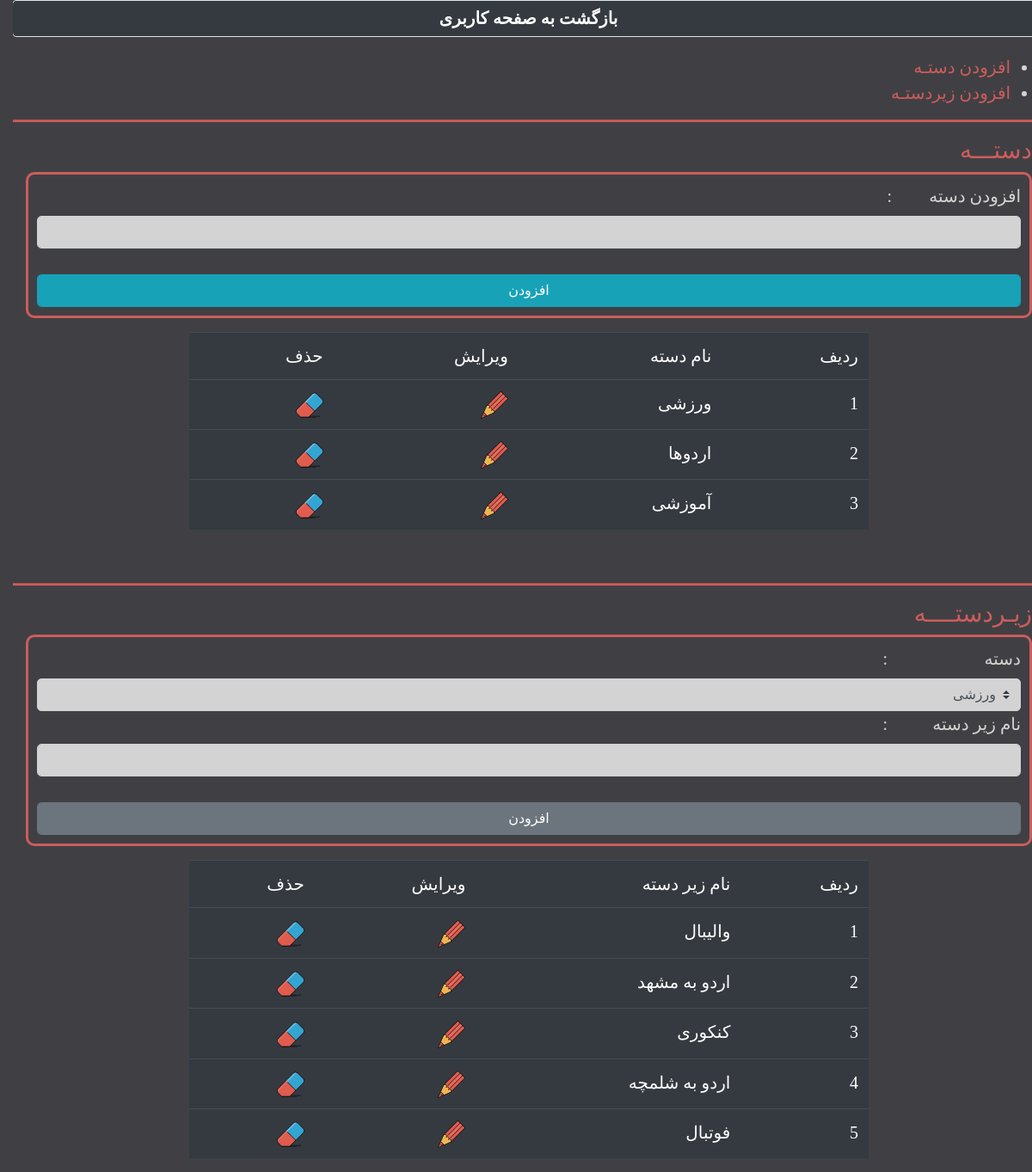
Screenshot of /pages/set.php with the database file from the repository.
### tables this page shows
CREATE TABLE `tblcategory` (
  `cat_id` int(255) NOT NULL,
  `title` varchar(1000) NOT NULL,
  `parent` int(2) NOT NULL
);

### pages/set.php (the view, shortened to what this page needs)
<!doctype html>
<html lang="en">
<head>
    <link href="../css/bootstrap.css" rel="stylesheet">
    <link href="../css/custom.css" rel="stylesheet">
</head>
<body dir="rtl">
<a href="userspanel.php" class="page-link bazgasht" >بازگشت به صفحه کاربری</a>
<ul id="rightalign">
    <li><a class="tag" href="#a">افزودن دستـه</a></li>
    <li><a class="tag" href="#b">افزودن زیردستـه</a></li>
</ul>
<hr id="a">
    <div class="container-fluid">
        <h3 class="h_3">دستـــه</h3>
        <form action="" method="post" id="frm" class="form-group">
            <label>افزودن دسته</label>:<input type="text" id="dokme" class="form-control" name="set_name"><br>
            <input type="submit" value="افزودن" name="sub_set" id="sub" class="btn btn-info form-control">
        </form>
    </div>
<div class="row">
    <div class="col-md-2"></div>
    <div class="col-md-8">
        <table class="table table-dark">
            <tr>
                <td>ردیف</td>
                <td>نام دسته</td>
                <td>ویرایش</td>
                <td>حذف</td>
            </tr>
            <?php
            include '../funcs/connection.php';
            $sql_sel = "SELECT * FROM `tblcategory` where parent='0'";
            $sql_sel_pre = $db->prepare($sql_sel);
            $sql_sel_pre->execute();
            $i = 1;
            while ($row = $sql_sel_pre->fetch(PDO::FETCH_ASSOC)) {
                echo '
        <tr>
        <td>' . $i . '</td>
        <td>' . $row['title'] . '</td>
        <td><a href="edit.php?id='.$row['cat_id'].'&what=set" ><img src="../img/icons/pencil.png"></a></td>
        <td><a href="del.php?id='.$row['cat_id'].'" ><img src="../img/icons/garbage.png"></a></td>
        </tr>';
                $i++;
            }
            ?>
        </table>
    </div>
    <div class="col-md-2"></div>
</div>
<br>
<hr id="b">
    <div class="container-fluid">
        <h3 class="h_3">زیـردستــــه</h3>
        <form action="" method="post" id="frm" class="form-group">
            <label>دسته</label>
            :<select name="setname"  id="dokme" class="form-control custom-select">
                <?php
                include '../funcs/connection.php';
                $sql_parent = "SELECT * FROM `tblcategory` WHERE `parent`='0' ";
                $sql_parent_pre = $db->prepare($sql_parent);
                $sql_parent_pre->execute();
                while ($rows = $sql_parent_pre->fetch(PDO::FETCH_ASSOC)) {
                    echo '
                          <option class="selectsub_parent"  id="'.$rows['cat_id'].'" >
                            '.$rows['title'].'
                          </option>
                        ';
                  }
                ?>
            </select><br>
            <label>نام زیر دسته</label>
            :<input type="text" id="dokme" class="form-control" name="subset_name"><br>
            <input type="submit" value="افزودن" name="sub_subset" id="sub" class="btn btn-secondary form-control">
        </form>
    </div>
<div class="row">
    <div class="col-md-2"></div>
    <div class="col-md-8">
        <table class="table table-dark">
            <tr>
                <td>ردیف</td>
                <td>نام زیر دسته</td>
                <td>ویرایش</td>
                <td>حذف</td>
            </tr>
            <?php
            include '../funcs/connection.php';
            $sqls_sel = "SELECT * FROM `tblcategory` where parent!='0'";
            $sqls_sel_pre = $db->prepare($sqls_sel);
            $sqls_sel_pre->execute();
            $i = 1;
            while ($rowsel = $sqls_sel_pre->fetch(PDO::FETCH_ASSOC)) {
                echo '
        <tr>
        <td>' . $i . '</td>
        <td>' . $rowsel['title'] . '</td>
        <td><a href="edit.php?id='.$rowsel['cat_id'].'&what=sub" ><img src="../img/icons/pencil.png"></a></td>
        <td><a href="del.php?id='.$rowsel['cat_id'].'" ><img src="../img/icons/garbage.png"></a></td>
        </tr>';
                $i++;
            }
            ?>
        </table>
    </div>
    <div class="col-md-2"></div>
</div>
</body>
</html>

### css/custom.css (style rules this page uses)
#rightalign { text-align: right; }
body { font-family: "Adobe Naskh Medium"; font-size: 20px; background-color: #404044; color:lightgray; }
#frm { padding: 10px; text-align: right; border-color: indianred; border-radius: 10px; border-style: solid; border-width: medium; }
#frm label { width: 150px; }
#dokme { border-radius: 5px; background-color: lightgray; }
#sub { border-radius: 5px; }
.bazgasht { color: white; text-align: center; margin-bottom: 20px; }
.page-link { background: -webkit-linear-gradient(left,#343A40, indianred,indianred, #343A40); }
.tag { color: indianred; }
hr { background-color: indianred; height: 2px }
.h_3 { text-align: right; color: indianred; }
table { text-align: right }

### rows the page displays
tblcategory: title "ورزشی"
tblcategory: title "اردوها"
tblcategory: title "آموزشی"
tblcategory: title "والیبال"
tblcategory: title "اردو به مشهد"
tblcategory: title "کنکوری"
tblcategory: title "اردو به شلمچه"
tblcategory: title "فوتبال"

### other values shown
form field setname "ورزشی"
